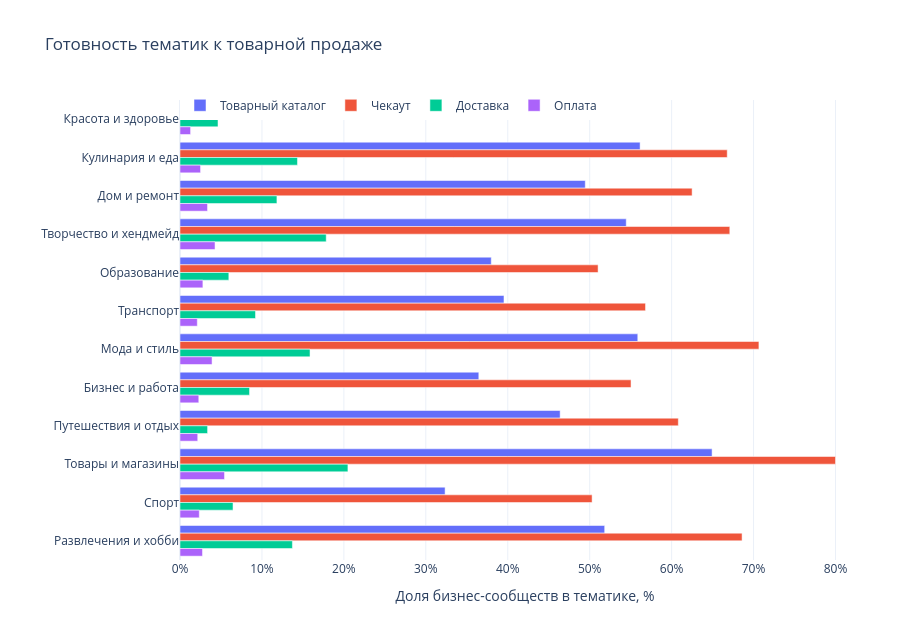

Notebook source saved alongside this figure:
### Markdown cell above
## Дополнение: приоритизация бизнес-сообществ

Агрегаты каналов отвечают на вопрос масштаба, но для кейса нужно понять, какие бизнесы готовы к продаже. В таблице Business_groups.csv доступен формат сообщества, активность контента, товары, чекаут, доставка, оплата и реферальная программа. Сегменты ниже — критерии отбора для интервью и пилота, не готовый прогноз роста.

### Code cell
import pandas as pd
groups = pd.read_csv(data_path / 'Business_groups.csv')
for col in ['Подключён чекаут', 'Подключена доставка', 'Подключена оплата',
            'Автор оригинального контента (оценка модели)', 'Участие в реферальной программе']:
    groups[col] = pd.to_numeric(groups[col], errors='coerce').fillna(0)

groups['Готовность к товарной продаже'] = (
    (groups['Товары загружены'] > 0) &
    (groups['Число активных товаров в каталоге'] > 0)
)

theme = groups.groupby('Тематика').agg(
    Бизнесов=('ID бизнеса', 'count'),
    Доля_с_товарным_каталогом=('Готовность к товарной продаже', 'mean'),
    Доля_с_чекаутом=('Подключён чекаут', 'mean'),
    Доля_с_доставкой=('Подключена доставка', 'mean'),
    Доля_с_оплатой=('Подключена оплата', 'mean'),
    Доля_в_реферальной_программе=('Участие в реферальной программе', 'mean'),
).reset_index()
for col in theme.columns:
    if col.startswith('Доля_'):
        theme[col] = theme[col] * 100
theme = theme.nlargest(12, 'Бизнесов')

fig = go.Figure()
for col, label, color in [
    ('Доля_с_товарным_каталогом', 'Товарный каталог', '#3978C6'),
    ('Доля_с_чекаутом', 'Чекаут', '#70A7C6'),
    ('Доля_с_доставкой', 'Доставка', '#E07A5F'),
    ('Доля_с_оплатой', 'Оплата', '#7AA17A'),
]:
    fig.add_trace(go.Bar(
        y=theme['Тематика'], x=theme[col], name=label, orientation='h',
        hovertemplate='%{y}<br>' + label + ': %{x:.1f}%<extra></extra>'
    ))
fig.update_layout(template='plotly_white', barmode='group', height=620,
                  title='Готовность тематик к товарной продаже',
                  xaxis_title='Доля бизнес-сообществ в тематике, %',
                  xaxis=dict(ticksuffix='%', rangemode='tozero'),
                  yaxis=dict(autorange='reversed'),
                  legend=dict(orientation='h', y=1.02),
                  margin=dict(l=180, r=30, t=100, b=60))
fig.show(config={'displaylogo': False, 'responsive': True})

theme.sort_values('Бизнесов', ascending=False)[[
    'Тематика', 'Бизнесов', 'Доля_с_товарным_каталогом',
    'Доля_с_чекаутом', 'Доля_с_доставкой', 'Доля_с_оплатой'
]].style.format({
    'Доля_с_товарным_каталогом': '{:.1f}%',
    'Доля_с_чекаутом': '{:.1f}%',
    'Доля_с_доставкой': '{:.1f}%',
    'Доля_с_оплатой': '{:.1f}%'
})

### Figure 1 — Plotly figure (JSON) as saved in the notebook; plotly's stock layout.template omitted (floating-point values rounded to 4 significant figures)
{"data": [{"hovertemplate": "%{y}<br>Товарный каталог: %{x:.1f}%<extra></extra>", "name": "Товарный каталог", "orientation": "h", "type": "bar", "x": [24.08, 56.15, 49.46, 54.46, 37.99, 39.54, 55.87, 36.47, 46.39, 64.94, 32.35, 51.83], "y": ["Красота и здоровье", "Кулинария и еда", "Дом и ремонт", "Творчество и хендмейд", "Образование", "Транспорт", "Мода и стиль", "Бизнес и работа", "Путешествия и отдых", "Товары и магазины", "Спорт", "Развлечения и хобби"]}, {"hovertemplate": "%{y}<br>Чекаут: %{x:.1f}%<extra></extra>", "name": "Чекаут", "orientation": "h", "type": "bar", "x": [48.39, 66.79, 62.5, 67.1, 51.02, 56.81, 70.65, 55.05, 60.82, 80.0, 50.29, 68.6], "y": ["Красота и здоровье", "Кулинария и еда", "Дом и ремонт", "Творчество и хендмейд", "Образование", "Транспорт", "Мода и стиль", "Бизнес и работа", "Путешествия и отдых", "Товары и магазины", "Спорт", "Развлечения и хобби"]}, {"hovertemplate": "%{y}<br>Доставка: %{x:.1f}%<extra></extra>", "name": "Доставка", "orientation": "h", "type": "bar", "x": [4.639, 14.34, 11.83, 17.84, 5.959, 9.213, 15.87, 8.486, 3.365, 20.49, 6.471, 13.72], "y": ["Красота и здоровье", "Кулинария и еда", "Дом и ремонт", "Творчество и хендмейд", "Образование", "Транспорт", "Мода и стиль", "Бизнес и работа", "Путешествия и отдых", "Товары и магазины", "Спорт", "Развлечения и хобби"]}, {"hovertemplate": "%{y}<br>Оплата: %{x:.1f}%<extra></extra>", "name": "Оплата", "orientation": "h", "type": "bar", "x": [1.292, 2.509, 3.36, 4.275, 2.793, 2.111, 3.913, 2.294, 2.163, 5.432, 2.353, 2.744], "y": ["Красота и здоровье", "Кулинария и еда", "Дом и ремонт", "Творчество и хендмейд", "Образование", "Транспорт", "Мода и стиль", "Бизнес и работа", "Путешествия и отдых", "Товары и магазины", "Спорт", "Развлечения и хобби"]}], "layout": {"barmode": "group", "height": 620, "legend": {"orientation": "h", "y": 1.02}, "margin": {"b": 60, "l": 180, "r": 30, "t": 100}, "title": {"text": "Готовность тематик к товарной продаже"}, "xaxis": {"rangemode": "tozero", "ticksuffix": "%", "title": {"text": "Доля бизнес-сообществ в тематике, %"}}, "yaxis": {"autorange": "reversed"}}}
